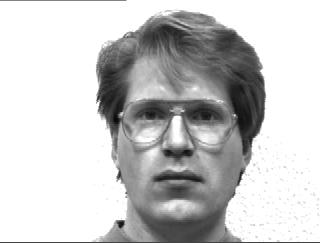
#> input picture MachineLearning/data/yalefaces/subject01.glasses.gif, 320 x 243 px; its folder holds only this picture in this run
$ jupyter execute --allow-errors Eigenfaces.ipynb   (shell and % lines are left out)   (older library calls are emulated)
#> lines starting #> are read from the running program, lines starting #| are printed output that depends on the picture
# Eigenfaces

[cell 1]
import numpy as np
import matplotlib.pyplot as plt
from PIL import Image

import os

## PCA function

[cell 2]
def pca(image_data, components = 2): # n_features, n_samples
    # mean and covariance matrix
    mu = np.mean(image_data, axis = 1).reshape(-1,1)
    xc = image_data - mu
    cov = xc.dot(xc.T) / len(image_data.T)

    # largest eigenvalues and corresponding eigenvectors
    k = components
    eigenvalues, eigenvectors = np.linalg.eigh(cov)
    lam, w = eigenvalues[-k:][::-1], eigenvectors[:, -k:][:,::-1]

    return mu, w

## Load Data

[cell 3]
# read data and reduce resolution
data_dir = "data/yalefaces/"
files = os.listdir(data_dir)

sub1_images = [Image.open(data_dir + f) for f in files if 'subject01' in f and 'test' not in f]
#> sub1_images = 1 item
sub2_images = [Image.open(data_dir + f) for f in files if 'subject02' in f and 'test' not in f]

sub1_images = [np.array(img.resize((np.array(img.size) / 4).astype(int)), np.int) for img in sub1_images]
sub2_images = [np.array(img.resize((np.array(img.size) / 4).astype(int)), np.int) for img in sub2_images]

sub1 = np.array(sub1_images).reshape((len(sub1_images), -1))
#> (the rest of this cell did not finish here and is left out)

## Run PCA

[cell 4]
# pca
h, w = sub1_images[0].shape
#> h = 60; w = 80
k = 6
mu1, sub1_pcs = pca(sub1.T, components = k)
#> in pca, `mu = np.mean(image_data, axis = 1).reshape(-1,1)`: mu = 4800 values, max 255 at index 32, min 19 at index 2380, mean 200.8
#> in pca, `xc = image_data - mu`: xc = 4800 values from 0 to 0
#> in pca, `cov = xc.dot(xc.T) / len(image_data.T)`: cov: shape (4800, 4800) float64; every value is 0
#> in pca, `eigenvalues, eigenvectors = np.linalg.eigh(cov)`:
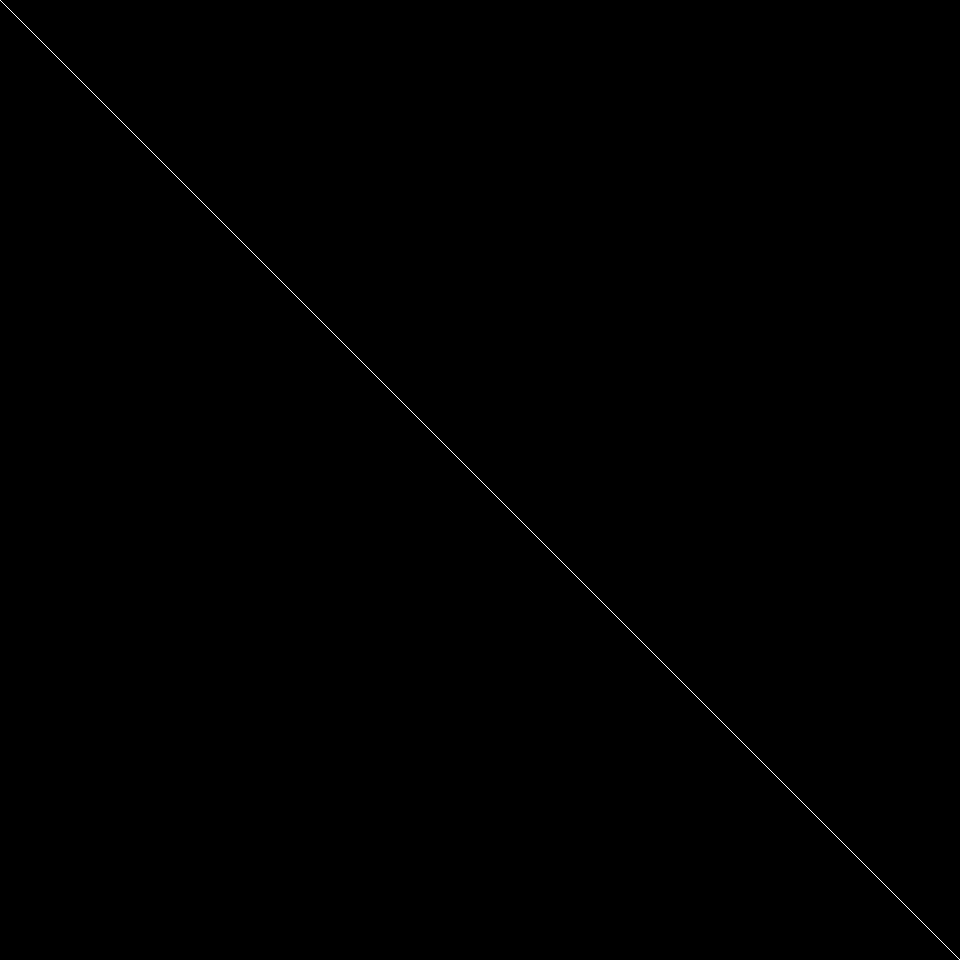
#> eigenvectors: shape (4800, 4800) float64 (shown at 1/5 size); values 0 (black) and 1 (white), 0.02% white in thin lines or dots
#> in pca, `lam, w = eigenvalues[-k:][::-1], eigenvectors[:, -k:][:,::-1]`: lam = [0, 0, 0, 0, 0, 0]
#> mu1 has the same summary as mu in pca
sub1_eigenfaces = sub1_pcs.reshape((h, w, k))

#> (the rest of this cell did not finish here and is left out)

## Plots

[cell 5]
# plot eigenfaces of sub1
plt.figure(figsize = (13, 2))
for t in range(k):
    plt.subplot(161 + t)
    plt.imshow(sub1_eigenfaces[:,:,t], cmap = 'gray')
    plt.xticks([])
    plt.yticks([])
plt.suptitle("Subject 01 Eigenfaces")
plt.show()
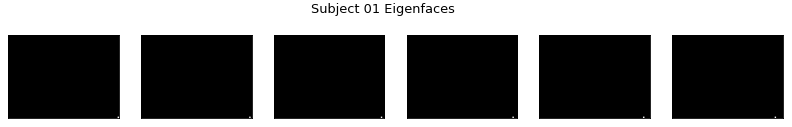
#> figure drawn by matplotlib, 6 panels

# plot eigenfaces of sub2
plt.figure(figsize = (13, 2))
#> (the rest of this cell did not finish here and is left out)
